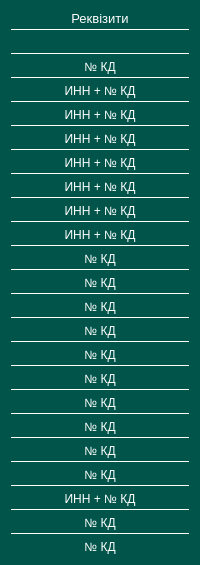
                 <widget class="QWidget" name="widget_18" native="true">
                  <property name="styleSheet">
                   <string notr="true">color: rgb(255, 255, 255);
background-color: rgb(0, 84, 74);
border-radius: 2px;
border: none;</string>
                  </property>
                  <layout class="QVBoxLayout" name="verticalLayout_33">
                   <item>
                    <widget class="QLabel" name="label_25">
                     <property name="font">
                      <font>
                       <pointsize>10</pointsize>
                      </font>
                     </property>
                     <property name="styleSheet">
                      <string notr="true">border-bottom: 1px solid rgb(255, 255, 255);
padding-bottom: 3px;
border-radius:none;</string>
                     </property>
                     <property name="text">
                      <string>Реквізити</string>
                     </property>
                     <property name="alignment">
                      <set>Qt::AlignCenter</set>
                     </property>
                    </widget>
                   </item>
                   <item>
                    <widget class="QLabel" name="label_26">
                     <property name="styleSheet">
                      <string notr="true">border-bottom: 1px solid rgb(255, 255, 255);
padding-bottom: 3px;
border-radius:none;</string>
                     </property>
                     <property name="text">
                      <string/>
                     </property>
                     <property name="alignment">
                      <set>Qt::AlignCenter</set>
                     </property>
                    </widget>
                   </item>
                   <item>
                    <widget class="QLabel" name="label_85">
                     <property name="styleSheet">
                      <string notr="true">border-bottom: 1px solid rgb(255, 255, 255);
padding-bottom: 3px;
border-radius:none;</string>
                     </property>
                     <property name="text">
                      <string>№ КД</string>
                     </property>
                     <property name="alignment">
                      <set>Qt::AlignCenter</set>
                     </property>
                    </widget>
                   </item>
                   <item>
                    <widget class="QLabel" name="label_84">
                     <property name="styleSheet">
                      <string notr="true">border-bottom: 1px solid rgb(255, 255, 255);
padding-bottom: 3px;
border-radius:none;</string>
                     </property>
                     <property name="text">
                      <string>ИНН + № КД</string>
                     </property>
                     <property name="alignment">
                      <set>Qt::AlignCenter</set>
                     </property>
                    </widget>
                   </item>
                   <item>
                    <widget class="QLabel" name="label_103">
                     <property name="styleSheet">
                      <string notr="true">border-bottom: 1px solid rgb(255, 255, 255);
padding-bottom: 3px;
border-radius:none;</string>
                     </property>
                     <property name="text">
                      <string>ИНН + № КД</string>
                     </property>
                     <property name="alignment">
                      <set>Qt::AlignCenter</set>
                     </property>
                    </widget>
                   </item>
                   <item>
                    <widget class="QLabel" name="label_94">
                     <property name="styleSheet">
                      <string notr="true">border-bottom: 1px solid rgb(255, 255, 255);
padding-bottom: 3px;
border-radius:none;</string>
                     </property>
                     <property name="text">
                      <string>ИНН + № КД</string>
                     </property>
                     <property name="alignment">
                      <set>Qt::AlignCenter</set>
                     </property>
                    </widget>
                   </item>
                   <item>
                    <widget class="QLabel" name="label_99">
                     <property name="styleSheet">
                      <string notr="true">border-bottom: 1px solid rgb(255, 255, 255);
padding-bottom: 3px;
border-radius:none;</string>
                     </property>
                     <property name="text">
                      <string>ИНН + № КД</string>
                     </property>
                     <property name="alignment">
                      <set>Qt::AlignCenter</set>
                     </property>
                    </widget>
                   </item>
                   <item>
                    <widget class="QLabel" name="label_87">
                     <property name="styleSheet">
                      <string notr="true">border-bottom: 1px solid rgb(255, 255, 255);
padding-bottom: 3px;
border-radius:none;</string>
                     </property>
                     <property name="text">
                      <string>ИНН + № КД</string>
                     </property>
                     <property name="alignment">
                      <set>Qt::AlignCenter</set>
                     </property>
                    </widget>
                   </item>
                   <item>
                    <widget class="QLabel" name="label_102">
                     <property name="styleSheet">
                      <string notr="true">border-bottom: 1px solid rgb(255, 255, 255);
padding-bottom: 3px;
border-radius:none;</string>
                     </property>
                     <property name="text">
                      <string>ИНН + № КД</string>
                     </property>
                     <property name="alignment">
                      <set>Qt::AlignCenter</set>
                     </property>
                    </widget>
                   </item>
                   <item>
                    <widget class="QLabel" name="label_98">
                     <property name="styleSheet">
                      <string notr="true">border-bottom: 1px solid rgb(255, 255, 255);
padding-bottom: 3px;
border-radius:none;</string>
                     </property>
                     <property name="text">
                      <string>ИНН + № КД</string>
                     </property>
                     <property name="alignment">
                      <set>Qt::AlignCenter</set>
                     </property>
                    </widget>
                   </item>
                   <item>
                    <widget class="QLabel" name="label_100">
                     <property name="styleSheet">
                      <string notr="true">border-bottom: 1px solid rgb(255, 255, 255);
padding-bottom: 3px;
border-radius:none;</string>
                     </property>
                     <property name="text">
                      <string>№ КД</string>
                     </property>
                     <property name="alignment">
                      <set>Qt::AlignCenter</set>
                     </property>
                    </widget>
                   </item>
                   <item>
                    <widget class="QLabel" name="label_101">
                     <property name="styleSheet">
                      <string notr="true">border-bottom: 1px solid rgb(255, 255, 255);
padding-bottom: 3px;
border-radius:none;</string>
                     </property>
                     <property name="text">
                      <string>№ КД</string>
                     </property>
                     <property name="alignment">
                      <set>Qt::AlignCenter</set>
                     </property>
                    </widget>
                   </item>
                   <item>
                    <widget class="QLabel" name="label_105">
                     <property name="styleSheet">
                      <string notr="true">border-bottom: 1px solid rgb(255, 255, 255);
padding-bottom: 3px;
border-radius:none;</string>
                     </property>
                     <property name="text">
                      <string>№ КД</string>
                     </property>
                     <property name="alignment">
                      <set>Qt::AlignCenter</set>
                     </property>
                    </widget>
                   </item>
                   <item>
                    <widget class="QLabel" name="label_149">
                     <property name="styleSheet">
                      <string notr="true">border-bottom: 1px solid rgb(255, 255, 255);
padding-bottom: 3px;
border-radius:none;</string>
                     </property>
                     <property name="text">
                      <string>№ КД</string>
                     </property>
                     <property name="alignment">
                      <set>Qt::AlignCenter</set>
                     </property>
                    </widget>
                   </item>
                   <item>
                    <widget class="QLabel" name="label_104">
                     <property name="styleSheet">
                      <string notr="true">border-bottom: 1px solid rgb(255, 255, 255);
padding-bottom: 3px;
border-radius:none;</string>
                     </property>
                     <property name="text">
                      <string>№ КД</string>
                     </property>
                     <property name="alignment">
                      <set>Qt::AlignCenter</set>
                     </property>
                    </widget>
                   </item>
                   <item>
                    <widget class="QLabel" name="label_95">
                     <property name="styleSheet">
                      <string notr="true">border-bottom: 1px solid rgb(255, 255, 255);
padding-bottom: 3px;
border-radius:none;</string>
                     </property>
                     <property name="text">
                      <string>№ КД</string>
                     </property>
                     <property name="alignment">
                      <set>Qt::AlignCenter</set>
                     </property>
                    </widget>
                   </item>
                   <item>
                    <widget class="QLabel" name="label_90">
                     <property name="styleSheet">
                      <string notr="true">border-bottom: 1px solid rgb(255, 255, 255);
padding-bottom: 3px;
border-radius:none;</string>
                     </property>
                     <property name="text">
                      <string>№ КД</string>
                     </property>
                     <property name="alignment">
                      <set>Qt::AlignCenter</set>
                     </property>
                    </widget>
                   </item>
                   <item>
                    <widget class="QLabel" name="label_86">
                     <property name="styleSheet">
                      <string notr="true">border-bottom: 1px solid rgb(255, 255, 255);
padding-bottom: 3px;
border-radius:none;</string>
                     </property>
                     <property name="text">
                      <string>№ КД</string>
                     </property>
                     <property name="alignment">
                      <set>Qt::AlignCenter</set>
                     </property>
                    </widget>
                   </item>
                   <item>
                    <widget class="QLabel" name="label_148">
                     <property name="styleSheet">
                      <string notr="true">border-bottom: 1px solid rgb(255, 255, 255);
padding-bottom: 3px;
border-radius:none;</string>
                     </property>
                     <property name="text">
                      <string>№ КД</string>
                     </property>
                     <property name="alignment">
                      <set>Qt::AlignCenter</set>
                     </property>
                    </widget>
                   </item>
                   <item>
                    <widget class="QLabel" name="label_152">
                     <property name="styleSheet">
                      <string notr="true">border-bottom: 1px solid rgb(255, 255, 255);
padding-bottom: 3px;
border-radius:none;</string>
                     </property>
                     <property name="text">
                      <string>№ КД</string>
                     </property>
                     <property name="alignment">
                      <set>Qt::AlignCenter</set>
                     </property>
                    </widget>
                   </item>
                   <item>
                    <widget class="QLabel" name="label_91">
                     <property name="styleSheet">
                      <string notr="true">border-bottom: 1px solid rgb(255, 255, 255);
padding-bottom: 3px;
border-radius:none;</string>
                     </property>
                     <property name="text">
                      <string>ИНН + № КД</string>
                     </property>
                     <property name="alignment">
                      <set>Qt::AlignCenter</set>
                     </property>
                    </widget>
                   </item>
                   <item>
                    <widget class="QLabel" name="label_158">
                     <property name="styleSheet">
                      <string notr="true">border-bottom: 1px solid rgb(255, 255, 255);
padding-bottom: 3px;
border-radius:none;</string>
                     </property>
                     <property name="text">
                      <string>№ КД</string>
                     </property>
                     <property name="alignment">
                      <set>Qt::AlignCenter</set>
                     </property>
                    </widget>
                   </item>
                   <item>
                    <widget class="QLabel" name="label_83">
                     <property name="text">
                      <string>№ КД</string>
                     </property>
                     <property name="alignment">
                      <set>Qt::AlignCenter</set>
                     </property>
                    </widget>
                   </item>
                  </layout>
                 </widget>
